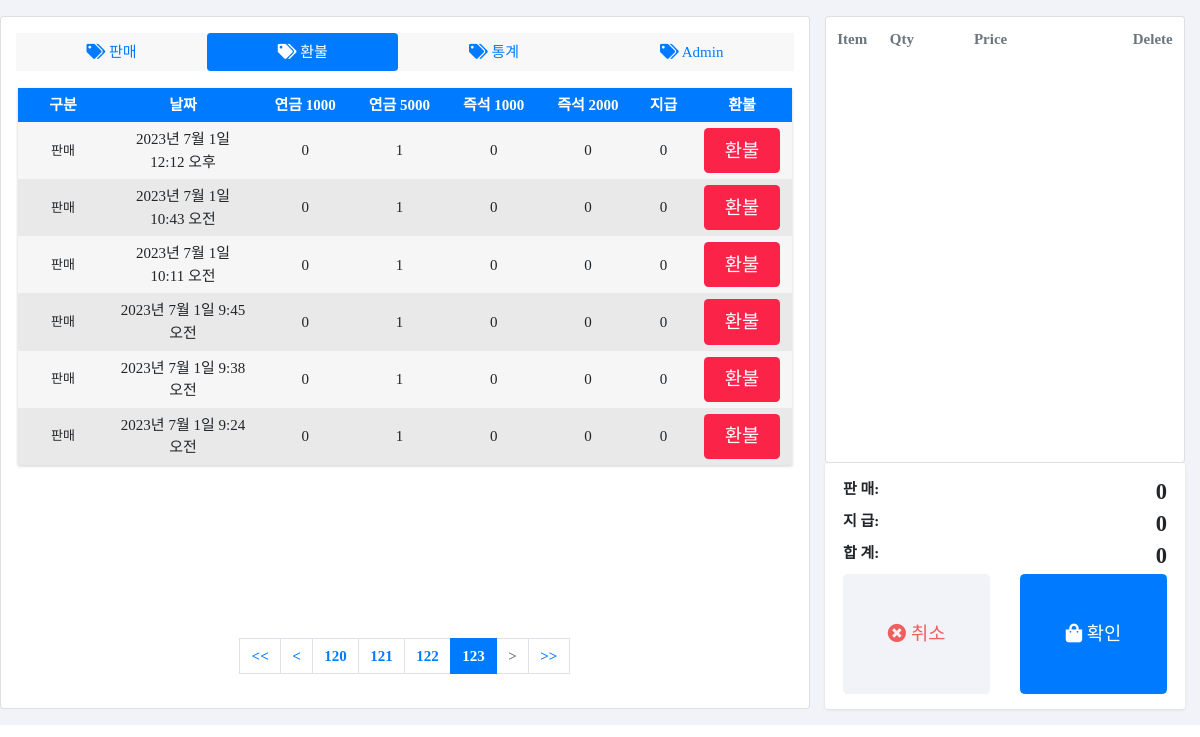
The app's page /refund/?page=123 with its own data.
### POSApp/models.py (models this page shows)
class POSDB(models.Model):
    seq = models.IntegerField(primary_key=True)
    category = models.CharField(max_length=10, null=True)
    pension_lottery_1000 = models.IntegerField(null=True)
    pension_lottery_5000 = models.IntegerField(null=True)
    instant_lottery_1000 = models.IntegerField(null=True)
    instant_lottery_2000 = models.IntegerField(null=True)
    pension_lottery_1000_Qty = models.IntegerField(null=True)
    pension_lottery_5000_Qty = models.IntegerField(null=True)
    instant_lottery_1000_Qty = models.IntegerField(null=True)
    instant_lottery_2000_Qty = models.IntegerField(null=True)
    sale = models.IntegerField(null=True)
    pay = models.IntegerField(null=True)
    sale_time = models.DateTimeField(null=True)
    daily_sale_start = models.DateTimeField(null=True)
    base_balance = models.IntegerField(null=True)
    ismodify = models.BooleanField(null=True)

### POSApp/views.py (the view, shortened to what this page needs)
# urls.py: path('refund/', views.refund, name="refund"),
def refund(request):
    sale_pay_lists = POSDB.objects.order_by('-seq')
    paginator = Paginator(sale_pay_lists, 20)
    page = request.GET.get('page', 1)  # 페이지
    page_obj = paginator.get_page(page)
    context = {
        'sale_pay_list': page_obj,
    }
    return render(request, 'refund.html', context)

### POSApp/templates/refund.html (shortened to what this page needs)
<!DOCTYPE HTML>
<html lang="en">
{% load static %}
<head>
    <link href="{% static 'assets/css/bootstrap.css' %}" rel="stylesheet" type="text/css" />
    <link href="{% static 'assets/css/ui.css' %}" rel="stylesheet" type="text/css" />
    <link href="{% static 'assets/fonts/fontawesome/css/fontawesome-all.min.css' %}" type="text/css" rel="stylesheet">
    <link href="{% static 'assets/css/OverlayScrollbars.css' %}" type="text/css" rel="stylesheet" />
</head>
<body>
    <section class="section-content padding-y-sm bg-default ">
        <div class="container-fluid">
            <div class="row">
                <div class="col-md-8 card padding-y-sm card ">
                    <ul class="nav bg radius nav-pills nav-fill mb-3 bg" role="tablist">
                        <li class="nav-item">
                            <a class="nav-link" href="{% url 'POSApp:index' %}">
                                <i class="fa fa-tags"></i> 판매</a>
                        </li>
                        <li class="nav-item">
                            <a class="nav-link active show" data-toggle="pill" href="{% url 'POSApp:refund' %}">
                                <i class="fa fa-tags "></i> 환불</a>
                        </li>
                        <li class="nav-item">
                            <a class="nav-link" href="{% url 'POSApp:stock' %}">
                                <i class="fa fa-tags "></i> 통계</a>
                        </li>
                        <li class="nav-item">
                            <a class="nav-link" href="{% url 'POSApp:adminpage' %}">
                                <i class="fa fa-tags "></i> Admin</a>
                        </li>
                    </ul>
                    <form action="{% url 'POSApp:refund' %}" method="POST">
                    <div class="wrapper" style="overflow:scroll; height:530px; text-align:center;">
                        <div class="table_refund">
                            <div class="row_table header">
                                <div class="cell" style="width:90px;">구분</div>
                                <div class="cell" style="width:150px;">날짜</div>
                                <div class="cell">연금 1000</div>
                                <div class="cell">연금 5000</div>
                                <div class="cell">즉석 1000</div>
                                <div class="cell">즉석 2000</div>
                                <div class="cell">지급</div>
                                <div class="cell">환불</div>
                            </div>
                                {% for sale_pay in sale_pay_list %}
                                <div class="row_table">
                                    <div class="cell cell_category" data-title="구분">{{sale_pay.category}}</div>
                                    <div class="cell" data-title="판매시간">{{sale_pay.sale_time}}</div>
                                    <div class="cell" data-title="연금 1000">{{sale_pay.pension_lottery_1000_Qty}}</div>
                                    <div class="cell" data-title="연금 2000">{{sale_pay.pension_lottery_5000_Qty}}</div>
                                    <div class="cell" data-title="즉석 1000">{{sale_pay.instant_lottery_1000_Qty}}</div>
                                    <div class="cell" data-title="즉석 2000">{{sale_pay.instant_lottery_2000_Qty}}</div>
                                    <div class="cell" data-title="지급 금액">{{sale_pay.pay}}</div>
                                    <div class="cell" data-title="환불">
                                        {% if sale_pay.category == "환불" %}
                                        {% elif sale_pay.category == "재고수정"%}
                                        {% elif sale_pay.category == "판매(환불완료)"%}
                                        {% elif sale_pay.category == "지급(환불완료)"%}
                                        {% elif sale_pay.category == "판매/지급(환불완료)"%}
                                        {% else %}
                                        <button class="btn btn-primary_refund btn-lg btn-block" onclick="refund({{forloop.counter0}})">
                                            환불
                                        </button>
                                        {% endif %}
                                    </div>
                                </div>
                                {% endfor %}
                            </div>
                        </div>
                        </form>
                    <br>
                    <div class="pagination_">
                        <ul class="pagination justify-content-center">
                            <li class="page-first">
                            <a class="page-link" href="?{{current_path}}&page=1"><<</a>
                            </li>
                            {% if sale_pay_list.has_previous %}
                            <li class="page-item">
                                <a class="page-link" href="?page={{sale_pay_list.previous_page_number}}"><</a>
                            </li>
                            {% else %}
                            <li class="page-item disabled">
                                <a class="page-link" tabindex="-1" aria-disabled="true" href="#"><</a>
                            </li>
                            {% endif %}
                            {% for page_number in sale_pay_list.paginator.page_range %}
                            {% if page_number >= sale_pay_list.number|add:-3 and page_number <= sale_pay_list.number|add:3 %}
                                {% if page_number == sale_pay_list.number %}
                                <li class="page-item active" aria-current="page">
                                    <a class="page-link" href="?page={{page_number}}"style="background:#007bff;font-weight: bold;">{{page_number}}</a>
                                <li>
                                {% else %}
                                <li class="page-item">
                                    <a class="page-link" href="?page={{page_number}}">{{page_number}}</a>
                                </li>
                                {% endif %}
                            {% endif %}
                            {% endfor %}
                            {% if sale_pay_list.has_next %}
                            <li class="page-item">
                                <a class="page-link" href="?page={{sale_pay_list.next_page_number}}">></a>
                            </li>
                            {% else %}
                            <li class="page-item disabled">
                                <a class="page-link" tabindex="-1" aria-disabled="true" href="#">></a>
                            </li>
                            {% endif %}
                            <li class="page-first">
                                <a class="page-link" href="?page={{sale_pay_list.paginator.num_pages}}">>></a>
                            </li>
                        </ul>
                    </div>
                    </div>
                <div class="col-md-4">
                    <div class="card">
                        <span id="cart">
                            <form action="{% url 'POSApp:index' %}" method="POST">
                                <table class="table table-hover shopping-cart-wrap">
                                    <thead class="text-muted">
                                        <tr>
                                            <th scope="col">Item</th>
                                            <th scope="col" width="120">Qty</th>
                                            <th scope="col" width="120">Price</th>
                                            <th scope="col" class="text-right" width="200">Delete</th>
                                        </tr>
                                    </thead>
                                </table>
                            </form>
                        </span>
                    </div>
                    <div class="box">
                        <dl class="dlist-align">
                            <dt>판 매:</dt>
                            <dd class="text-right h4 b total_sale">0</dd>
                        </dl>
                        <dl class="dlist-align">
                            <dt>지 급:</dt>
                            <dd class="text-right h4 b total_pay">0</dd>
                        </dl>
                        <dl class="dlist-align">
                            <dt>합 계:</dt>
                            <dd class="text-right h4 b total">0</dd>
                        </dl>
                        <div class="row">
                            <div class="col-md-6">
                                <button class="btn  btn-default btn-error btn-lg btn-block btn-custom" onclick="location.href='{% url 'POSApp:index' %}'"><i
                                        class="fa fa-times-circle "></i> 취소 </button>
                            </div>
                            <div class="col-md-6">
                                <button class="btn  btn-primary btn-lg btn-block btn-custom" onclick=""><i
                                        class="fa fa-shopping-bag"></i>
                                    확인 </button>
                            </div>
                        </div>
                    </div>
                </div>
            </div>
        </div>
    </section>
</body>
</html>

### POSApp/static/assets/css/ui.css (style rules this page uses)
html { font-size: 15px; }
.padding-y-sm { padding-top: 16px; padding-bottom: 16px; }
.bg { background-color: #f8f8f8 !important; }
.b { font-weight: 600; }
[class*="dlist-"] { margin-bottom: 5px; }
[class*="dlist-"] dd { margin-bottom: 0; }
.dlist-align dt { width: 90px; float: left; word-wrap: break-word; }
.dlist-align dd { margin-left: 120px; vertical-align: baseline; }
.shopping-cart-wrap thead th { border-top: 0; border-bottom: 0; }
.box { padding: 1rem 1.2rem; display: block; background: #fff; border-radius: 0.2rem; -webkit-box-shadow: 0 1px 3px rgba(51, 51, 51, 0.1); box-shadow: 0 1px 3px rgba(51, 51, 51, 0.1); }
.col-md-8 { flex: 0 0 67.5%; max-width: 67.5%; }
.col-md-4 { flex: 0 0 32.5%; max-width: 32.5%; }
.btn-custom { height: 120px; }

### POSApp/static/assets/css/OverlayScrollbars.css (style rules this page uses)
.os-host, .os-host-textarea { position: relative; overflow: visible !important; -webkit-box-orient: vertical; -webkit-box-direction: normal; -ms-flex-direction: column; flex-direction: column; -ms-flex-wrap: nowrap; flex-wrap: nowrap; -webkit-box-pack: start; -ms-flex-pack: start; justify-content: flex-start; -ms-flex-line-pack: start; align-content: flex-start; -webkit-box-align: start; -ms-flex-align: start; -ms-grid-row-align: flex-start; align-items: flex-start; }

### POSApp/templates/refund.html (style rules this page uses)
.bg-default, .btn-default { background-color: #f2f3f8; }
.btn-error { color: #ef5f5f; }
body { font-family: "Pretended"; font-size: 15px; }
.cell_category { font-size: 13px; }
body { -webkit-font-smoothing: antialiased; font-smoothing: antialiased; }
.wrapper { margin: 0 auto; padding: 2px; max-width: 800px; }
.table_refund { margin: 0 0 40px 0; width: 100%; box-shadow: 0 1px 3px rgba(0, 0, 0, 0.2); display: table; }
.row_table { display: table-row; background: #f6f6f6; }
.row_table:nth-of-type(odd) { background: #e9e9e9; }
.row_table.header { font-weight: 900; color: #ffffff; background: #007bff; }
.cell { padding: 6px 12px; display: table-cell; vertical-align:middle; }
.btn-primary_refund { background-color: #fc2348; color: #ffffff; }
.page-link { color: #007bff; font-weight: bold; }

### records on screen
POSDB: category "판매", sale_time "2023년 7월 1일 12:12 오후", pension_lottery_1000_Qty "0", pension_lottery_5000_Qty "1", instant_lottery_1000_Qty "0", instant_lottery_2000_Qty "0", pay "0"
POSDB: category "판매", sale_time "2023년 7월 1일 10:43 오전", pension_lottery_1000_Qty "0", pension_lottery_5000_Qty "1", instant_lottery_1000_Qty "0", instant_lottery_2000_Qty "0", pay "0"
POSDB: category "판매", sale_time "2023년 7월 1일 10:11 오전", pension_lottery_1000_Qty "0", pension_lottery_5000_Qty "1", instant_lottery_1000_Qty "0", instant_lottery_2000_Qty "0", pay "0"
POSDB: category "판매", sale_time "2023년 7월 1일 9:45 오전", pension_lottery_1000_Qty "0", pension_lottery_5000_Qty "1", instant_lottery_1000_Qty "0", instant_lottery_2000_Qty "0", pay "0"
POSDB: category "판매", sale_time "2023년 7월 1일 9:38 오전", pension_lottery_1000_Qty "0", pension_lottery_5000_Qty "1", instant_lottery_1000_Qty "0", instant_lottery_2000_Qty "0", pay "0"
POSDB: category "판매", sale_time "2023년 7월 1일 9:24 오전", pension_lottery_1000_Qty "0", pension_lottery_5000_Qty "1", instant_lottery_1000_Qty "0", instant_lottery_2000_Qty "0", pay "0"

### other values on screen
{{ page_number }} "120" "121" "122"
{{ page_number }} "123"
